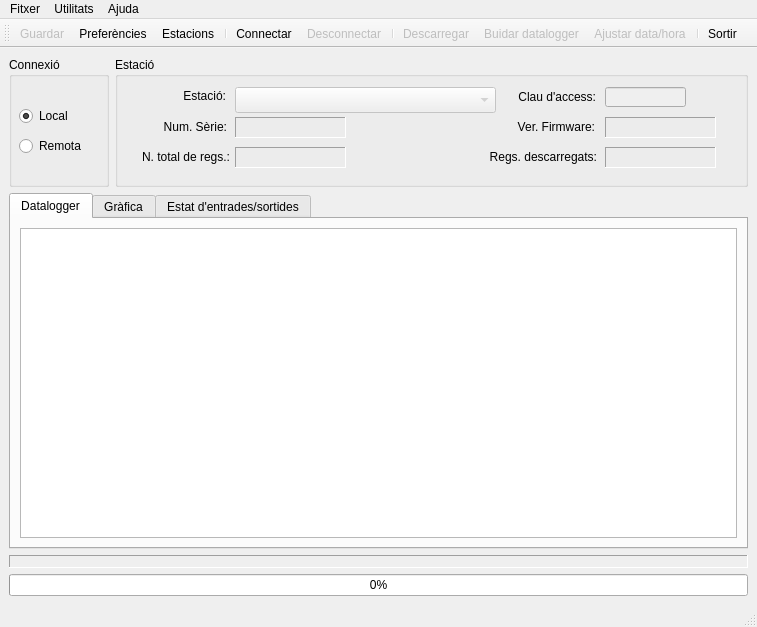
<ui version="4.0" >
 <author></author>
 <comment></comment>
 <exportmacro></exportmacro>
 <class>Datalogger</class>
 <widget class="QMainWindow" name="Datalogger" >
  <property name="geometry" >
   <rect>
    <x>0</x>
    <y>0</y>
    <width>757</width>
    <height>627</height>
   </rect>
  </property>
  <property name="sizePolicy" >
   <sizepolicy>
    <hsizetype>0</hsizetype>
    <vsizetype>0</vsizetype>
    <horstretch>0</horstretch>
    <verstretch>0</verstretch>
   </sizepolicy>
  </property>
  <property name="windowTitle" >
   <string>Hermes Datalogger 2.2</string>
  </property>
  <property name="statusTip" >
   <string comment="Off-line" />
  </property>
  <widget class="QWidget" name="centralwidget" >
   <layout class="QGridLayout" >
    <property name="margin" >
     <number>9</number>
    </property>
    <property name="spacing" >
     <number>6</number>
    </property>
    <item row="1" column="0" >
     <widget class="QTabWidget" name="tabWidget" >
      <widget class="QWidget" name="resultats" >
       <attribute name="title" >
        <string>Datalogger</string>
       </attribute>
       <layout class="QGridLayout" >
        <property name="margin" >
         <number>9</number>
        </property>
        <property name="spacing" >
         <number>6</number>
        </property>
        <item row="0" column="0" >
         <widget class="QTableWidget" name="t_resultat" >
          <property name="maximumSize" >
           <size>
            <width>16777215</width>
            <height>16777215</height>
           </size>
          </property>
         </widget>
        </item>
       </layout>
      </widget>
      <widget class="QWidget" name="grafica" >
       <attribute name="title" >
        <string>Gràfica</string>
       </attribute>
       <layout class="QVBoxLayout" >
        <property name="margin" >
         <number>9</number>
        </property>
        <property name="spacing" >
         <number>6</number>
        </property>
       </layout>
      </widget>
      <widget class="QWidget" name="estat_entrades" >
       <attribute name="title" >
        <string>Estat d'entrades/sortides</string>
       </attribute>
       <layout class="QHBoxLayout" >
        <property name="margin" >
         <number>9</number>
        </property>
        <property name="spacing" >
         <number>6</number>
        </property>
        <item>
         <widget class="QGroupBox" name="g_analogiques" >
          <property name="title" >
           <string>Analògiques</string>
          </property>
         </widget>
        </item>
        <item>
         <widget class="QGroupBox" name="g_digitals" >
          <property name="title" >
           <string>Digitals</string>
          </property>
         </widget>
        </item>
       </layout>
      </widget>
     </widget>
    </item>
    <item row="3" column="0" >
     <widget class="QProgressBar" name="b_progres" >
      <property name="autoFillBackground" >
       <bool>false</bool>
      </property>
      <property name="value" >
       <number>0</number>
      </property>
      <property name="orientation" >
       <enum>Qt::Horizontal</enum>
      </property>
      <property name="textDirection" >
       <enum>QProgressBar::TopToBottom</enum>
      </property>
     </widget>
    </item>
    <item row="0" column="0" >
     <layout class="QHBoxLayout" >
      <property name="margin" >
       <number>0</number>
      </property>
      <property name="spacing" >
       <number>6</number>
      </property>
      <item>
       <widget class="QGroupBox" name="groupBox" >
        <property name="maximumSize" >
         <size>
          <width>100</width>
          <height>16777215</height>
         </size>
        </property>
        <property name="title" >
         <string>Connexió</string>
        </property>
        <widget class="QRadioButton" name="c_local" >
         <property name="geometry" >
          <rect>
           <x>10</x>
           <y>50</y>
           <width>83</width>
           <height>18</height>
          </rect>
         </property>
         <property name="text" >
          <string>Local</string>
         </property>
         <property name="checked" >
          <bool>true</bool>
         </property>
        </widget>
        <widget class="QRadioButton" name="c_rmt" >
         <property name="geometry" >
          <rect>
           <x>10</x>
           <y>80</y>
           <width>83</width>
           <height>18</height>
          </rect>
         </property>
         <property name="text" >
          <string>Remota</string>
         </property>
        </widget>
       </widget>
      </item>
      <item>
       <widget class="QGroupBox" name="groupBox_2" >
        <property name="minimumSize" >
         <size>
          <width>16</width>
          <height>130</height>
         </size>
        </property>
        <property name="maximumSize" >
         <size>
          <width>16777215</width>
          <height>16777215</height>
         </size>
        </property>
        <property name="title" >
         <string>Estació</string>
        </property>
        <widget class="QLabel" name="label_40" >
         <property name="geometry" >
          <rect>
           <x>10</x>
           <y>90</y>
           <width>105</width>
           <height>20</height>
          </rect>
         </property>
         <property name="text" >
          <string>N. total de regs.:</string>
         </property>
         <property name="alignment" >
          <set>Qt::AlignRight|Qt::AlignTrailing|Qt::AlignVCenter</set>
         </property>
        </widget>
        <widget class="QLabel" name="label_41" >
         <property name="geometry" >
          <rect>
           <x>40</x>
           <y>60</y>
           <width>72</width>
           <height>20</height>
          </rect>
         </property>
         <property name="text" >
          <string>Num. Sèrie:</string>
         </property>
         <property name="alignment" >
          <set>Qt::AlignRight|Qt::AlignTrailing|Qt::AlignVCenter</set>
         </property>
        </widget>
        <widget class="QLabel" name="c_num_regs" >
         <property name="geometry" >
          <rect>
           <x>120</x>
           <y>90</y>
           <width>111</width>
           <height>21</height>
          </rect>
         </property>
         <property name="frameShape" >
          <enum>QFrame::Panel</enum>
         </property>
         <property name="frameShadow" >
          <enum>QFrame::Sunken</enum>
         </property>
         <property name="text" >
          <string/>
         </property>
        </widget>
        <widget class="QLabel" name="c_nserie" >
         <property name="geometry" >
          <rect>
           <x>120</x>
           <y>60</y>
           <width>111</width>
           <height>21</height>
          </rect>
         </property>
         <property name="frameShape" >
          <enum>QFrame::Panel</enum>
         </property>
         <property name="frameShadow" >
          <enum>QFrame::Sunken</enum>
         </property>
         <property name="text" >
          <string/>
         </property>
        </widget>
        <widget class="QLineEdit" name="c_clau" >
         <property name="enabled" >
          <bool>false</bool>
         </property>
         <property name="geometry" >
          <rect>
           <x>490</x>
           <y>30</y>
           <width>81</width>
           <height>20</height>
          </rect>
         </property>
         <property name="maxLength" >
          <number>10</number>
         </property>
         <property name="echoMode" >
          <enum>QLineEdit::Password</enum>
         </property>
        </widget>
        <widget class="QLabel" name="label_38" >
         <property name="geometry" >
          <rect>
           <x>380</x>
           <y>30</y>
           <width>101</width>
           <height>20</height>
          </rect>
         </property>
         <property name="text" >
          <string>Clau d'access:</string>
         </property>
         <property name="alignment" >
          <set>Qt::AlignRight|Qt::AlignTrailing|Qt::AlignVCenter</set>
         </property>
        </widget>
        <widget class="QLabel" name="c_vfirmware" >
         <property name="geometry" >
          <rect>
           <x>490</x>
           <y>60</y>
           <width>111</width>
           <height>21</height>
          </rect>
         </property>
         <property name="frameShape" >
          <enum>QFrame::Panel</enum>
         </property>
         <property name="frameShadow" >
          <enum>QFrame::Sunken</enum>
         </property>
         <property name="text" >
          <string/>
         </property>
        </widget>
        <widget class="QLabel" name="label_37" >
         <property name="geometry" >
          <rect>
           <x>390</x>
           <y>60</y>
           <width>90</width>
           <height>20</height>
          </rect>
         </property>
         <property name="text" >
          <string>Ver. Firmware:</string>
         </property>
         <property name="alignment" >
          <set>Qt::AlignRight|Qt::AlignTrailing|Qt::AlignVCenter</set>
         </property>
        </widget>
        <widget class="QLabel" name="c_num_dades" >
         <property name="geometry" >
          <rect>
           <x>490</x>
           <y>90</y>
           <width>111</width>
           <height>21</height>
          </rect>
         </property>
         <property name="frameShape" >
          <enum>QFrame::Panel</enum>
         </property>
         <property name="frameShadow" >
          <enum>QFrame::Sunken</enum>
         </property>
         <property name="text" >
          <string/>
         </property>
        </widget>
        <widget class="QLabel" name="label_39" >
         <property name="geometry" >
          <rect>
           <x>360</x>
           <y>90</y>
           <width>122</width>
           <height>20</height>
          </rect>
         </property>
         <property name="text" >
          <string>Regs. descarregats:</string>
         </property>
         <property name="alignment" >
          <set>Qt::AlignRight|Qt::AlignTrailing|Qt::AlignVCenter</set>
         </property>
        </widget>
        <widget class="QLabel" name="label" >
         <property name="geometry" >
          <rect>
           <x>50</x>
           <y>30</y>
           <width>61</width>
           <height>17</height>
          </rect>
         </property>
         <property name="text" >
          <string>Estació:</string>
         </property>
         <property name="alignment" >
          <set>Qt::AlignRight|Qt::AlignTrailing|Qt::AlignVCenter</set>
         </property>
        </widget>
        <widget class="QComboBox" name="c_estacions" >
         <property name="enabled" >
          <bool>false</bool>
         </property>
         <property name="geometry" >
          <rect>
           <x>120</x>
           <y>30</y>
           <width>261</width>
           <height>26</height>
          </rect>
         </property>
         <property name="editable" >
          <bool>false</bool>
         </property>
        </widget>
       </widget>
      </item>
     </layout>
    </item>
    <item row="2" column="0" >
     <widget class="QLabel" name="l_inst" >
      <property name="sizePolicy" >
       <sizepolicy>
        <hsizetype>7</hsizetype>
        <vsizetype>7</vsizetype>
        <horstretch>0</horstretch>
        <verstretch>0</verstretch>
       </sizepolicy>
      </property>
      <property name="maximumSize" >
       <size>
        <width>16777215</width>
        <height>13</height>
       </size>
      </property>
      <property name="frameShape" >
       <enum>QFrame::Panel</enum>
      </property>
      <property name="frameShadow" >
       <enum>QFrame::Sunken</enum>
      </property>
      <property name="text" >
       <string/>
      </property>
      <property name="alignment" >
       <set>Qt::AlignCenter</set>
      </property>
     </widget>
    </item>
   </layout>
  </widget>
  <widget class="QMenuBar" name="menubar" >
   <property name="geometry" >
    <rect>
     <x>0</x>
     <y>0</y>
     <width>757</width>
     <height>22</height>
    </rect>
   </property>
   <widget class="QMenu" name="menuUtilitats" >
    <property name="title" >
     <string>Utilitats</string>
    </property>
   </widget>
   <widget class="QMenu" name="menuAjuda" >
    <property name="title" >
     <string>Ajuda</string>
    </property>
    <addaction name="actionAbout" />
   </widget>
   <widget class="QMenu" name="menuUtilitats_2" >
    <property name="title" >
     <string>Utilitats</string>
    </property>
    <addaction name="actionAjustar_Data" />
    <addaction name="actionBorrarDatalogger" />
   </widget>
   <widget class="QMenu" name="menuFitxer" >
    <property name="title" >
     <string>Fitxer</string>
    </property>
    <addaction name="actionGuardar" />
    <addaction name="actionLlibreta" />
    <addaction name="actionConfigurar" />
    <addaction name="separator" />
    <addaction name="actionSortir" />
   </widget>
   <addaction name="menuFitxer" />
   <addaction name="menuUtilitats_2" />
   <addaction name="menuAjuda" />
  </widget>
  <widget class="QStatusBar" name="statusbar" >
   <property name="geometry" >
    <rect>
     <x>0</x>
     <y>605</y>
     <width>757</width>
     <height>22</height>
    </rect>
   </property>
   <property name="statusTip" >
    <string>Off-Line</string>
   </property>
  </widget>
  <widget class="QToolBar" name="toolBar" >
   <property name="contextMenuPolicy" >
    <enum>Qt::NoContextMenu</enum>
   </property>
   <property name="orientation" >
    <enum>Qt::Horizontal</enum>
   </property>
   <attribute name="toolBarArea" >
    <number>4</number>
   </attribute>
   <addaction name="actionGuardar" />
   <addaction name="actionConfigurar" />
   <addaction name="actionLlibreta" />
   <addaction name="separator" />
   <addaction name="actionConnectar" />
   <addaction name="actionDesconnectar" />
   <addaction name="separator" />
   <addaction name="actionDescarregar" />
   <addaction name="actionBorrarDatalogger" />
   <addaction name="actionAjustar_Data" />
   <addaction name="separator" />
   <addaction name="actionSortir" />
  </widget>
  <action name="actionSortir" >
   <property name="icon" >
    <iconset resource="recursos.qrc" >:/icones/Icones/sortir.png</iconset>
   </property>
   <property name="text" >
    <string>Sortir</string>
   </property>
   <property name="statusTip" >
    <string>Sortir del programa ...</string>
   </property>
   <property name="shortcut" >
    <string>Ctrl+Q</string>
   </property>
  </action>
  <action name="actionGuardar" >
   <property name="enabled" >
    <bool>false</bool>
   </property>
   <property name="icon" >
    <iconset resource="recursos.qrc" >:/icones/Icones/guardar.png</iconset>
   </property>
   <property name="text" >
    <string>Guardar</string>
   </property>
   <property name="toolTip" >
    <string>Guardar les dades descarregades del datalogger</string>
   </property>
   <property name="statusTip" >
    <string>Guardar les dades descarregades del datalogger</string>
   </property>
   <property name="shortcut" >
    <string>Ctrl+S</string>
   </property>
  </action>
  <action name="actionConfigurar" >
   <property name="icon" >
    <iconset resource="recursos.qrc" >:/icones/Icones/preferencies.png</iconset>
   </property>
   <property name="text" >
    <string>Preferències</string>
   </property>
   <property name="statusTip" >
    <string>Configurar els paràmetres del programa</string>
   </property>
   <property name="shortcut" >
    <string>Ctrl+C</string>
   </property>
  </action>
  <action name="actionLlibreta" >
   <property name="enabled" >
    <bool>true</bool>
   </property>
   <property name="icon" >
    <iconset resource="recursos.qrc" >:/icones/Icones/llibreta.png</iconset>
   </property>
   <property name="text" >
    <string>Manteniment d'estacions</string>
   </property>
   <property name="iconText" >
    <string>Estacions</string>
   </property>
   <property name="toolTip" >
    <string>Estacions</string>
   </property>
   <property name="statusTip" >
    <string>Manteniment d'estacions</string>
   </property>
   <property name="shortcut" >
    <string>Ctrl+L</string>
   </property>
  </action>
  <action name="actionAbout" >
   <property name="icon" >
    <iconset resource="recursos.qrc" >:/icones/Icones/about.png</iconset>
   </property>
   <property name="text" >
    <string>Sobre el programa ...</string>
   </property>
  </action>
  <action name="actionConnectar" >
   <property name="checkable" >
    <bool>false</bool>
   </property>
   <property name="checked" >
    <bool>false</bool>
   </property>
   <property name="icon" >
    <iconset resource="recursos.qrc" >:/icones/Icones/connectar.png</iconset>
   </property>
   <property name="text" >
    <string>Connectar</string>
   </property>
  </action>
  <action name="actionDescarregar" >
   <property name="enabled" >
    <bool>false</bool>
   </property>
   <property name="icon" >
    <iconset resource="recursos.qrc" >:/icones/Icones/baixar.png</iconset>
   </property>
   <property name="text" >
    <string>Descarregar</string>
   </property>
  </action>
  <action name="actionDesconnectar" >
   <property name="enabled" >
    <bool>false</bool>
   </property>
   <property name="icon" >
    <iconset resource="recursos.qrc" >:/icones/Icones/desconnectar.png</iconset>
   </property>
   <property name="text" >
    <string>Desconnectar</string>
   </property>
  </action>
  <action name="actionAjustar_Data" >
   <property name="enabled" >
    <bool>false</bool>
   </property>
   <property name="icon" >
    <iconset resource="recursos.qrc" >:/icones/Icones/rellotge.png</iconset>
   </property>
   <property name="text" >
    <string>Ajustar data/hora</string>
   </property>
  </action>
  <action name="actionBorrarDatalogger" >
   <property name="enabled" >
    <bool>false</bool>
   </property>
   <property name="icon" >
    <iconset resource="recursos.qrc" >:/icones/Icones/buidar.png</iconset>
   </property>
   <property name="text" >
    <string>Buidar datalogger</string>
   </property>
  </action>
 </widget>
 <pixmapfunction></pixmapfunction>
 <resources>
  <include location="recursos.qrc" />
 </resources>
 <connections>
  <connection>
   <sender>c_rmt</sender>
   <signal>clicked(bool)</signal>
   <receiver>c_clau</receiver>
   <slot>setEnabled(bool)</slot>
   <hints>
    <hint type="sourcelabel" >
     <x>102</x>
     <y>173</y>
    </hint>
    <hint type="destinationlabel" >
     <x>666</x>
     <y>125</y>
    </hint>
   </hints>
  </connection>
  <connection>
   <sender>c_local</sender>
   <signal>clicked(bool)</signal>
   <receiver>c_clau</receiver>
   <slot>setDisabled(bool)</slot>
   <hints>
    <hint type="sourcelabel" >
     <x>102</x>
     <y>143</y>
    </hint>
    <hint type="destinationlabel" >
     <x>686</x>
     <y>125</y>
    </hint>
   </hints>
  </connection>
  <connection>
   <sender>c_local</sender>
   <signal>clicked(bool)</signal>
   <receiver>c_estacions</receiver>
   <slot>setDisabled(bool)</slot>
   <hints>
    <hint type="sourcelabel" >
     <x>89</x>
     <y>131</y>
    </hint>
    <hint type="destinationlabel" >
     <x>256</x>
     <y>111</y>
    </hint>
   </hints>
  </connection>
  <connection>
   <sender>c_rmt</sender>
   <signal>clicked(bool)</signal>
   <receiver>c_estacions</receiver>
   <slot>setEnabled(bool)</slot>
   <hints>
    <hint type="sourcelabel" >
     <x>53</x>
     <y>159</y>
    </hint>
    <hint type="destinationlabel" >
     <x>265</x>
     <y>126</y>
    </hint>
   </hints>
  </connection>
 </connections>
</ui>
